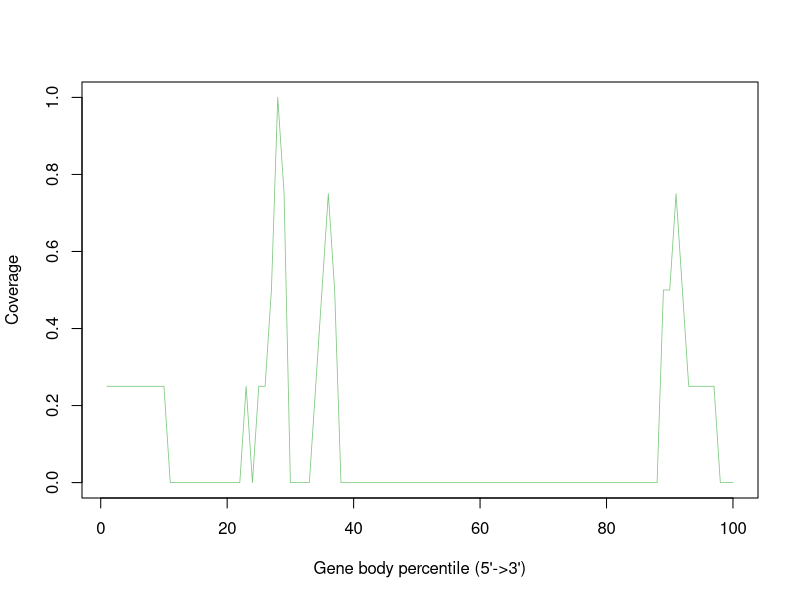

Write R code to recreate this figure.
Mmus_C57_6J_LVR_FLT_C_Rep3_M27_Aligned.sortedByCoord_sorted.out <- c(0.25,0.25,0.25,0.25,0.25,0.25,0.25,0.25,0.25,0.25,0.0,0.0,0.0,0.0,0.0,0.0,0.0,0.0,0.0,0.0,0.0,0.0,0.25,0.0,0.25,0.25,0.5,1.0,0.75,0.0,0.0,0.0,0.0,0.25,0.5,0.75,0.5,0.0,0.0,0.0,0.0,0.0,0.0,0.0,0.0,0.0,0.0,0.0,0.0,0.0,0.0,0.0,0.0,0.0,0.0,0.0,0.0,0.0,0.0,0.0,0.0,0.0,0.0,0.0,0.0,0.0,0.0,0.0,0.0,0.0,0.0,0.0,0.0,0.0,0.0,0.0,0.0,0.0,0.0,0.0,0.0,0.0,0.0,0.0,0.0,0.0,0.0,0.0,0.5,0.5,0.75,0.5,0.25,0.25,0.25,0.25,0.25,0.0,0.0,0.0)


pdf("Mmus_C57-6J_LVR_FLT_C_Rep3_M27.geneBodyCoverage.curves.pdf")
x=1:100
icolor = colorRampPalette(c("#7fc97f","#beaed4","#fdc086","#ffff99","#386cb0","#f0027f"))(1)
plot(x,Mmus_C57_6J_LVR_FLT_C_Rep3_M27_Aligned.sortedByCoord_sorted.out,type='l',xlab="Gene body percentile (5'->3')", ylab="Coverage",lwd=0.8,col=icolor[1])
dev.off()
